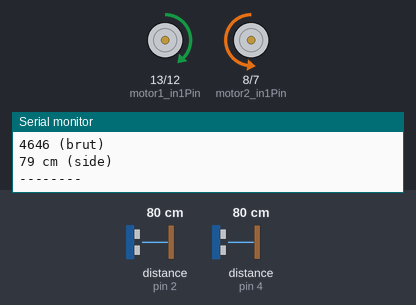
The sketch below on a simulated Arduino Uno, built with avr-gcc and run on an emulated ATmega328P. Parts: motor-driver pin pairs drawn as motors (green arrow = first pin HIGH = forward, orange = second pin HIGH = backward, longer = more drive, scaled by the enable pin), the last lines printed to the serial monitor. Wiring (inferred from the names in the program): 2 × ultrasonic range finder: trigger pin 3, echo pin 2 / trigger pin 6, echo pin 4. Inputs (shaded band) come from the test bench; at power-on: distance to the obstacle (sensors on pin 2, pin 4) 80 cm. The echo pulse lasts 58.3 µs per cm.

Above: at 1.3 s.
1.4 s: distance to the obstacle (sensor on pin 2) set to 2 cm
At 2.1 s:
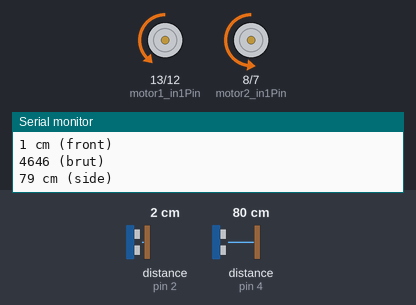
3.0 s: distance to the obstacle (sensor on pin 4) set to 23 cm
6.0 s: distance to the obstacle (sensor on pin 4) set to 18 cm
At 6.9 s:
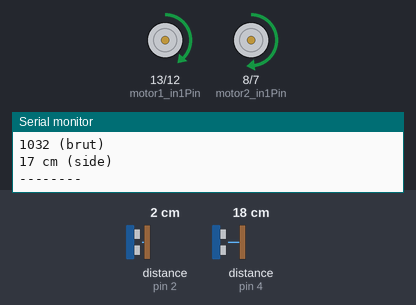
7.5 s: distance to the obstacle (sensor on pin 4) set to 35 cm
At 8.4 s:
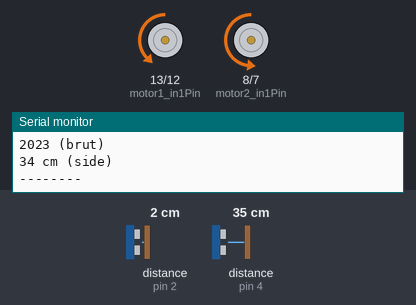
9.0 s: distance to the obstacle (sensor on pin 4) set to 2 cm
At 9.9 s:
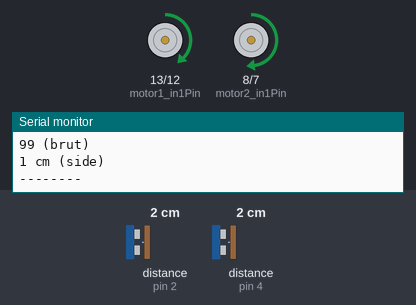
Timing chart, 0 to 11.5 s (numbered marks = the images above; inputs shaded):
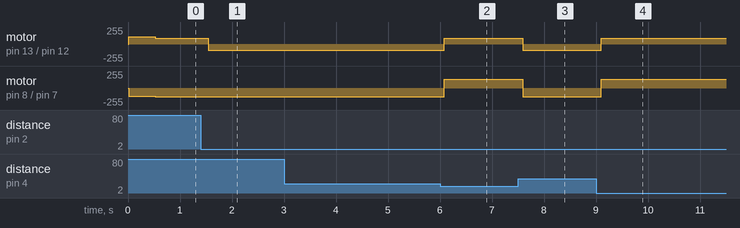

The sketch:

doominator.ino
```cpp
//début
#define trigPin 3
#define echoPin 2

#define trigPin2 6
#define echoPin2 4
int motor1_enablePin = 11; //pwm
int motor1_in1Pin = 13;
int motor1_in2Pin = 12;

int motor2_enablePin = 10; //pwm
int motor2_in1Pin = 8;
int motor2_in2Pin = 7;

int eye[][2] = {{0, 0},  {0, 0}};

int motor_speed_min = 10;
int motor_speed_max = 250;
float motor_reg_1 = 0.88;
float motor_reg_2 = 1;
int motor_speed[] = {round(motor_speed_max / 2 * motor_reg_1), round(motor_speed_max / 2 * motor_reg_2)};
bool motor_rotate[] = {false, true};


void setup() {
  Serial.begin (9600);
  pinMode(trigPin, OUTPUT);
  pinMode(echoPin, INPUT);
  pinMode(trigPin2, OUTPUT);
  pinMode(echoPin2, INPUT);

  //on initialise les pins du moteur 1
  pinMode(motor1_in1Pin, OUTPUT);
  pinMode(motor1_in2Pin, OUTPUT);
  pinMode(motor1_enablePin, OUTPUT);

  //on initialise les pins du moteur 2
  pinMode(motor2_in1Pin, OUTPUT);
  pinMode(motor2_in2Pin, OUTPUT);
  pinMode(motor2_enablePin, OUTPUT);
}

void loop() {
  long distance, distance2;
  // Front Eye
  digitalWrite(trigPin, LOW);
  delayMicroseconds(2);
  digitalWrite(trigPin, HIGH);
  delayMicroseconds(10);
  digitalWrite(trigPin, LOW);
  eye[0][0] = pulseIn(echoPin, HIGH); // duration
  eye[0][1] = (eye[0][0]/2) / 29.1; // distance

  // Side Eye
  digitalWrite(trigPin2, LOW);
  delayMicroseconds(2);
  digitalWrite(trigPin2, HIGH);
  delayMicroseconds(10);
  digitalWrite(trigPin2, LOW);
  eye[1][0] = pulseIn(echoPin2, HIGH); // duration
  eye[1][1] = (eye[1][0]/2) / 29.1; // distance

  distance = eye[0][1];
  distance2 = eye[1][1];

  if (distance < 80 && distance > 45) { // Voix libre
    SetMotor1(90, false);
    SetMotor2(130, true);
  }
  else if (distance < 20){ // Obstacle devant
    if(distance2 < 20){ // Obstacle à coté
      SetMotor1(90, false);
      SetMotor2(130, false);
    }
    else{
      SetMotor1(90, true);
      SetMotor2(130, true);
    }
  }
  else if(distance2 < 10) {
    SetMotor1(90, false);
    SetMotor2(130, false);
  }
  else {
    SetMotor1(motor_speed[0], false);
    SetMotor2(motor_speed[1], true);
//    playDoom();
  }

  Serial.print(eye[0][0]);
  Serial.println(" (brut)");
  Serial.print(eye[0][1]);
  Serial.println(" cm (front)");

  Serial.print(eye[1][0]);
  Serial.println(" (brut)");
  Serial.print(eye[1][1]);
  Serial.println(" cm (side)");
  Serial.println("--------");

  delay(500);
}

void SetMotor1(int speed, boolean reverse)
{
  analogWrite(motor1_enablePin, speed);
  digitalWrite(motor1_in1Pin, ! reverse);
  digitalWrite(motor1_in2Pin, reverse);
}

//Fonction qui set le moteur2
void SetMotor2(int speed, boolean reverse)
{
  analogWrite(motor2_enablePin, speed);
  digitalWrite(motor2_in1Pin, ! reverse);
  digitalWrite(motor2_in2Pin, reverse);
}


void playDoom(){
  int counter = 0;
    while (counter != 3)
    {
      //tone(4,E4,E);
      //delay(1+Q);
      //tone(4,D4,E);
      //delay(1+Q);
     // tone(4,C4,E);
      //delay(1+Q);
      //tone(4,Bb3,E);
      //delay(1+Q);
      //tone(4,B3,E);
      //delay(1+S);
      //tone(4,C4,E);
     // delay(1+Q);
      //tone(4,E4,E);
     // delay(1+Q);
     // tone(4,D4,E);
     // delay(1+Q);
     // tone(4,C4,E);
     // delay(1+Q);
     // tone(4,Bb3,H);
     // delay(1+3*Q);
     // counter++;
    }
}
```

defineNotes.ino
```cpp
// Define music note
#define  C0 16.35
#define Db0 17.32
#define D0  18.35
#define Eb0 19.45
#define E0  20.60
#define F0  21.83
#define Gb0 23.12
#define G0  24.50
#define Ab0 25.96
#define LA0 27.50
#define Bb0 29.14
#define B0  30.87
#define C1  32.70
#define Db1 34.65
#define D1  36.71
#define Eb1 38.89
#define E1  41.20
#define F1  43.65
#define Gb1 46.25
#define G1  49.00
#define Ab1 51.91
#define LA1 55.00
#define Bb1 58.27
#define B1  61.74
#define C2  65.41
#define Db2 69.30
#define D2  73.42
#define Eb2 77.78
#define E2  82.41
#define F2  87.31
#define Gb2 92.50
#define G2  98.00
#define Ab2 103.83
#define LA2 110.00
#define Bb2 116.54
#define B2  123.47
#define C3  130.81
#define Db3 138.59
#define D3  146.83
#define Eb3 155.56
#define E3  164.81
#define F3  174.61
#define Gb3 185.00
#define G3  196.00
#define Ab3 207.65
#define LA3 220.00
#define Bb3 233.08
#define B3  246.94
#define C4  261.63
#define Db4 277.18
#define D4  293.66
#define Eb4 311.13
#define E4  329.63
#define F4  349.23
#define Gb4 369.99
#define G4  392.00
#define Ab4 415.30
#define LA4 440.00
#define Bb4 466.16
#define B4  493.88
#define C5  523.25
#define Db5 554.37
#define D5  587.33
#define Eb5 622.25
#define E5  659.26
#define F5  698.46
#define Gb5 739.99
#define G5  783.99
#define Ab5 830.61
#define LA5 880.00
#define Bb5 932.33
#define B5  987.77
#define C6  1046.50
#define Db6 1108.73
#define D6  1174.66
#define Eb6 1244.51
#define E6  1318.51
#define F6  1396.91
#define Gb6 1479.98
#define G6  1567.98
#define Ab6 1661.22
#define LA6 1760.00
#define Bb6 1864.66
#define B6  1975.53
#define C7  2093.00
#define Db7 2217.46
#define D7  2349.32
#define Eb7 2489.02
#define E7  2637.02
#define F7  2793.83
#define Gb7 2959.96
#define G7  3135.96
#define Ab7 3322.44
#define LA7 3520.01
#define Bb7 3729.31
#define B7  3951.07
#define C8  4186.01
#define Db8 4434.92
#define D8  4698.64
#define Eb8 4978.03
// DURATION OF THE NOTES
#define BPM 120    //  you can change this value changing all the others
#define H 2*Q //half 2/4
#define Q 60000/BPM //quarter 1/4
#define E Q/2   //eighth 1/8
#define S Q/4 // sixteenth 1/16
#define W 4*Q // whole 4/4
```

Measured:
- the behaviour switches between 21 and 20 cm on distance to the obstacle (sensor on pin 4) (found by bisection; images 1 and 2)
- after the input at 1.4 s, motor on pin 13 (motor1_in1Pin) / pin 12 (motor1_in2Pin): forward 90/255 → backward 90/255 after 0.14 s
- after the input at 6.0 s, motor on pin 13 (motor1_in1Pin) / pin 12 (motor1_in2Pin): backward 90/255 → forward 90/255 after 0.08 s; motor on pin 8 (motor2_in1Pin) / pin 7 (motor2_in2Pin): backward 130/255 → forward 130/255 after 0.08 s
- after the input at 7.5 s, motor on pin 13 (motor1_in1Pin) / pin 12 (motor1_in2Pin): forward 90/255 → backward 90/255 after 0.09 s; motor on pin 8 (motor2_in1Pin) / pin 7 (motor2_in2Pin): forward 130/255 → backward 130/255 after 0.09 s
- after the input at 9.0 s, motor on pin 13 (motor1_in1Pin) / pin 12 (motor1_in2Pin): backward 90/255 → forward 90/255 after 0.10 s; motor on pin 8 (motor2_in1Pin) / pin 7 (motor2_in2Pin): backward 130/255 → forward 130/255 after 0.10 s
